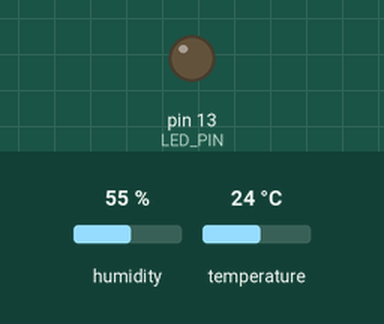
Recording of a sketch running on a simulated Arduino Uno, built with avr-gcc and run on an emulated ATmega328P. On the bench: output pins drawn as LEDs (lit = HIGH). The test bench sets the inputs (shaded band); at power-on: humidity 55 %, temperature 24 °C.

Above: at 2.8 s.
2.9 s: humidity set to 79 %
5.6 s: humidity set to 82 %
At 7.3 s:
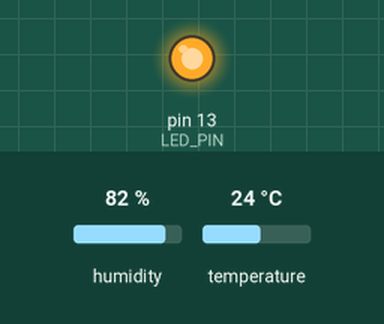
8.3 s: humidity set to 22 %
At 10.9 s:
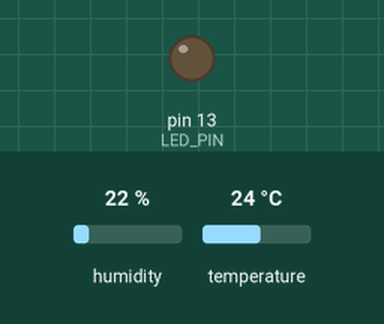
11.6 s: humidity set to 88 %
At 13.2 s:
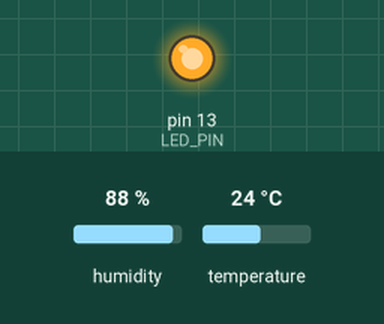
Timing chart, 0 to 14.7 s (numbered marks = the images above; inputs shaded):
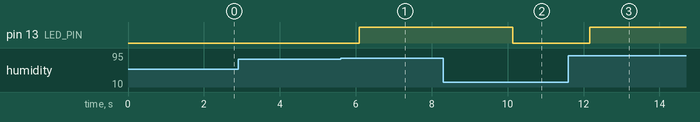

The sketch:

sensor_humedad.ino
```cpp
#include "DHT_sensor_library.h"

// Definir el pin del LED
#define LED_PIN 13

void setup() {
    initDHT();
    initOtherSensors();

    // Configurar el pin del LED como salida
    pinMode(LED_PIN, OUTPUT);
}

void loop() {
    float temperature = readTemperature();
    float humidity = readHumidity();

    // Realizar acciones basadas en la lectura de humedad
    if (humidity > 80) {
        // Encender el LED cuando la humedad es alta
        digitalWrite(LED_PIN, HIGH);
        Serial.println("¡La humedad es alta!");
    } else {
        // Apagar el LED cuando la humedad es normal
        digitalWrite(LED_PIN, LOW);
    }

    delay(1000);
}
```

Measured:
- the behaviour switches between 80 and 81 % on humidity (found by bisection; images 0 and 1)
- after the input at 2.9 s, every drawn part: stays the same
- after the input at 5.6 s, pin 13 (LED_PIN): LOW → HIGH after 0.49 s
- after the input at 8.3 s, pin 13 (LED_PIN): HIGH → LOW after 1.8 s
- after the input at 11.6 s, pin 13 (LED_PIN): LOW → HIGH after 0.56 s
